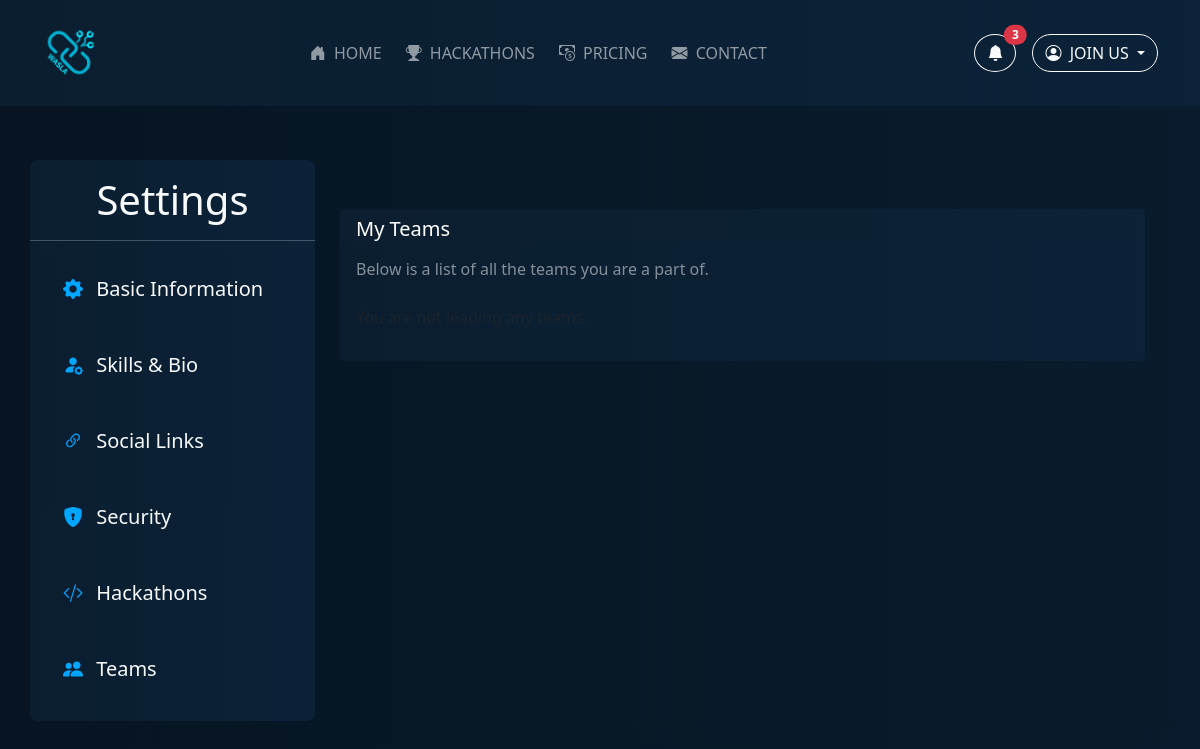
Before: /accounting/teams/ (signed in) with the older database file.
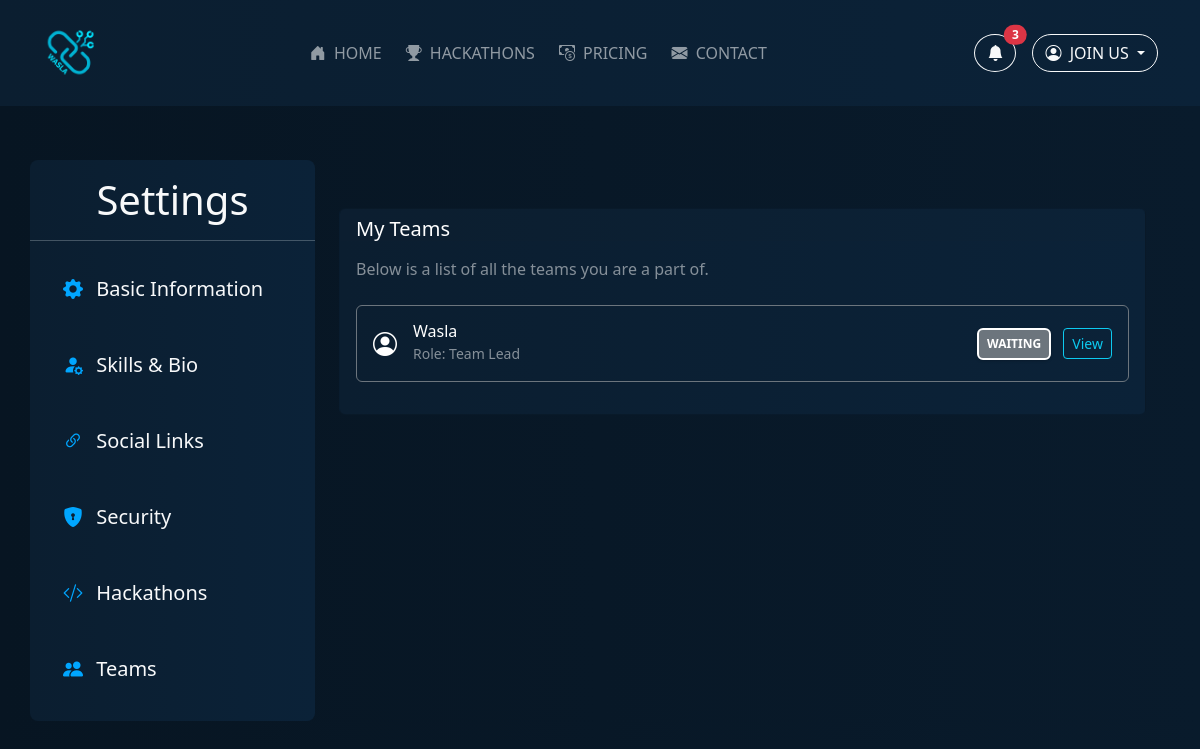
After: the same page with the newer database file.
### dashboard/models.py (models this page shows, shortened)
class Team(models.Model):
    name = models.CharField(max_length=100)
    description = models.TextField()
    leader = models.ForeignKey(User, on_delete=models.CASCADE, related_name='team_leader')
    created_at = models.DateTimeField(auto_now_add=True)
    hackathon = models.ForeignKey(Hackathon, on_delete=models.CASCADE, related_name="hackathon_team")
    track = models.ForeignKey(HackathonTrack, on_delete=models.CASCADE, related_name="hackathon_team_track")
    status = models.CharField(choices=HackathonTeamStatusChoices.choices, max_length=100, default=HackathonTeamStatusChoices.WAITING)

### accounting/views.py (the view)
# urls.py: path('teams/', views.accounting_teams, name='accounting_teams'),
@login_required
def accounting_teams(request):
    user = request.user
    leader_teams = Team.objects.filter(leader=user)
    member_teams = Team.objects.filter(team_members__member=user).exclude(leader=user)
    context = {
        'leader_teams': leader_teams,
        'member_teams': member_teams
    }
    return render(request, 'main/my_teams.html', context)

### accounting/templates/main/my_teams.html
{% extends 'main/settings_base.html' %}
{% block content %}
<div class="container pt-5">
  <div class="row g-4">
    <div class="col-md-12">
      <div class="card bg-dark text-white">
        <div class="card-header border-0 pb-0 d-flex justify-content-between align-items-center">
          <h5 class="mb-0">My Teams</h5>
        </div>
        <div class="card-body">
          <p class="text-white-50 mb-4">
            Below is a list of all the teams you are a part of.
          </p>
          {% for team in leader_teams %}
              <div class="d-flex w-100 justify-content-between align-items-center mb-3 p-3 border rounded border-secondary">
                  <div class="d-flex align-items-center">
                      <i class="bi bi-person-circle me-3 fs-4"></i>
                      <div>
                          <h6 class="mb-0">{{ team.name }}</h6>
                          <small class="text-white-50">Role: Team Lead</small>
                      </div>
                  </div>
                  <div>
                      <span class="badge btn-blue bg-secondary rounded-2 p-2 me-2">{{ team.status }}</span>
                      <a href="{% url 'accounting:accounting_team_page' team.id %}" class="btn btn-sm btn-outline-info">View</a>
                  </div>
              </div>
          {% empty %}
              <p class="text-muted">You are not leading any teams.</p>
          {% endfor %}
        </div>
      </div>
    </div>
  </div>
</div>
{% endblock %}

Changed rows visible on the page:
added Team: name "Wasla", status "WAITING"
